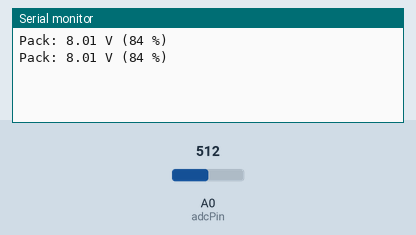
The sketch below on a simulated Arduino Uno, built with avr-gcc and run on an emulated ATmega328P. Shown: the last lines printed to the serial monitor. The inputs (shaded band) are chosen by the test bench; at power-on: A0 (adcPin) = 512.

Above: at 1.8 s.
1.9 s: A0 (adcPin) set to 716
At 2.8 s:
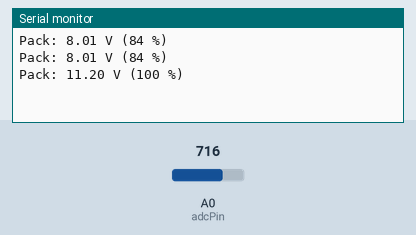
3.4 s: A0 (adcPin) set to 900
At 4.7 s:
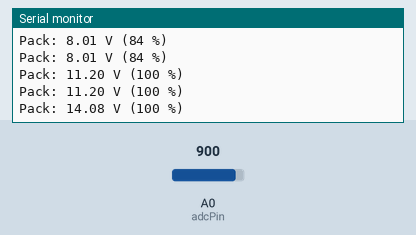
Timing chart, 0 to 6.4 s (numbered marks = the images above; inputs shaded):
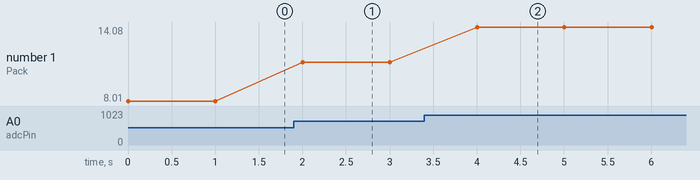

Measured:
- after the input at 1.9 s, the serial monitor: prints a new line after 0.10 s (image 1)
- after the input at 3.4 s, the serial monitor: prints a new line after 0.60 s (image 2)
- plotted number 1: 8.01 → 11.2 after the input at 1.9 s, 11.2 → 14.08 after the input at 3.4 s

The sketch:

example.ino
```cpp
// Reads a 2S Li-ion pack voltage on A0 using a 220k/100k divider, computes the pack voltage and a percent state-of-charge (6.0–8.4V range), and prints the values to Serial every second.
//
// Buy this module: https://shillehtek.com/products/hx-2s-jh20-2s-7-4v-18650-lithium-battery-protection-board-10a-with-balancer
// Full manual: https://shillehtek.com/blogs/shillehtek-product-manuals/hx-2s-jh20-2s-7-4v-18650-lithium-battery-protection-board-10a-with-balancer-manual
// More examples: https://github.com/shillehbean/shillehtek-examples
//

// HX-2S-JH20 Pack Voltage Monitor for Arduino
// Voltage divider: P+ -- 220k -- A0 -- 100k -- GND (max ~8.4V/3.2 = 2.6V at A0)

const int adcPin = A0;
const float dividerRatio = (220.0 + 100.0) / 100.0;  // = 3.2
const float vRef = 5.0;

void setup() {
  Serial.begin(9600);
}

void loop() {
  int raw = analogRead(adcPin);
  float vAdc = (raw / 1023.0) * vRef;
  float vPack = vAdc * dividerRatio;

  float pct = ((vPack - 6.0) / (8.4 - 6.0)) * 100.0;
  if (pct > 100) pct = 100;
  if (pct < 0) pct = 0;

  Serial.print("Pack: ");
  Serial.print(vPack, 2);
  Serial.print(" V (");
  Serial.print(pct, 0);
  Serial.println(" %)");
  delay(1000);
}
```
